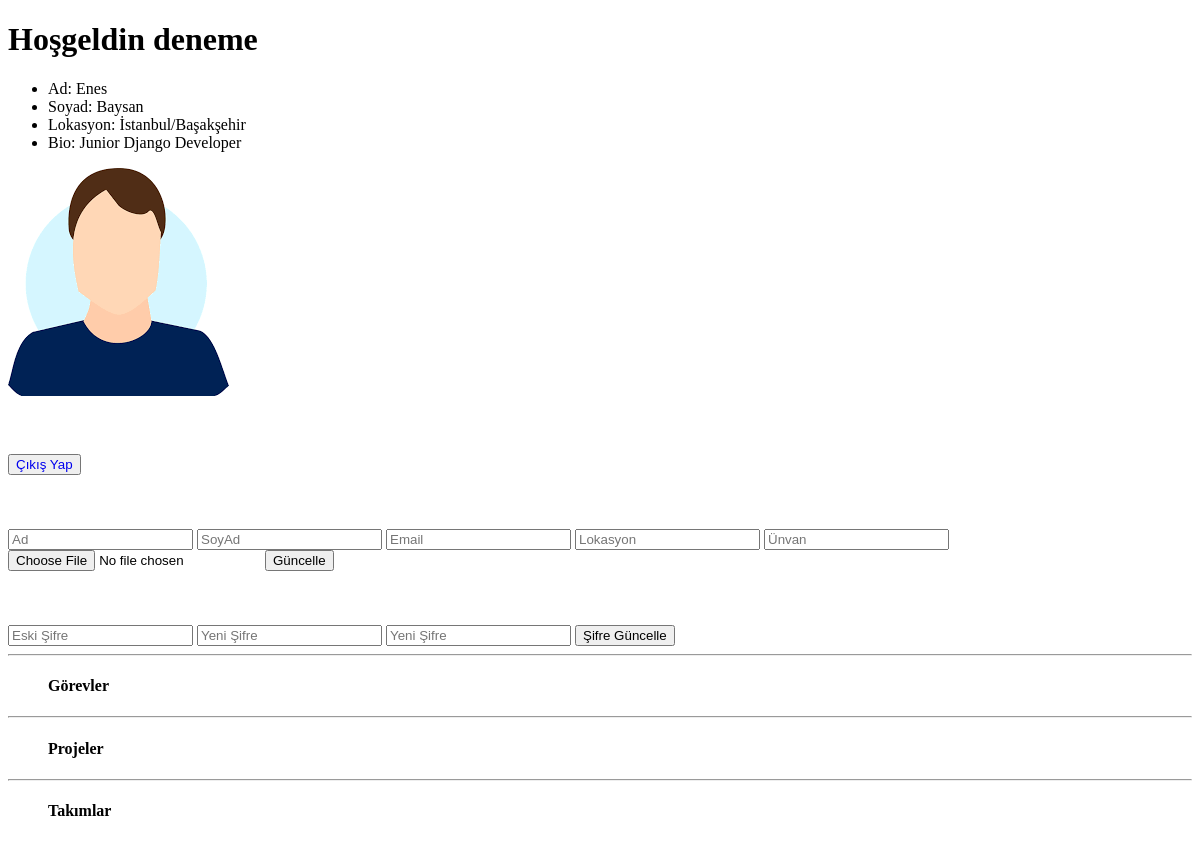
/kullanıcılar/profil/ (signed in), run on an earlier commit of the app's database.
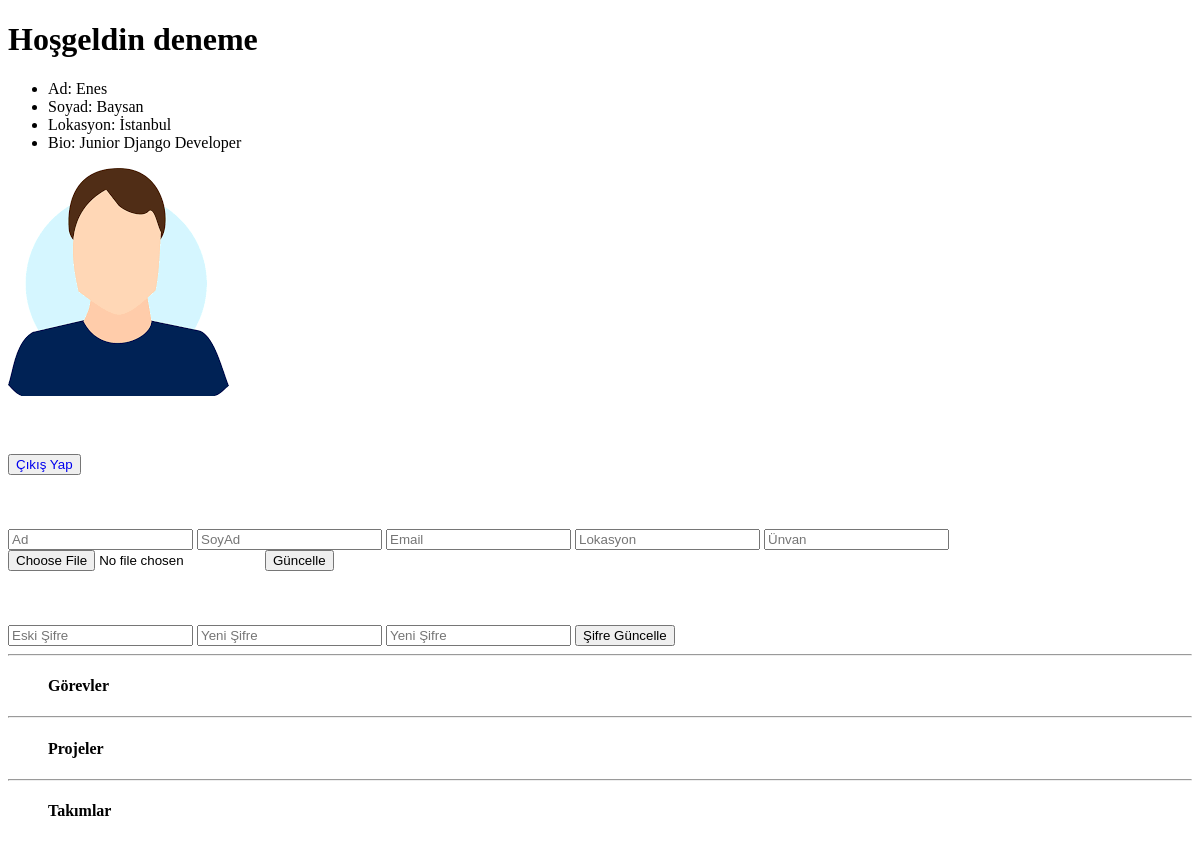
And on a later commit of the database.
### kullanici/models.py (models this page shows)
class Kullanici(AbstractUser):
    profil_foto = models.ImageField(upload_to='profil/foto/', default='defaults/default.png')
    lokasyon = models.CharField(max_length=255, null=True, blank=True)
    title = models.TextField(null=True, blank=True)
    user_permissions = models.ManyToManyField(Permission, related_name='izinler', null=True,
                                              blank=True)  # zorunlu tanımlamamız gerek
    groups = models.ManyToManyField(Group, related_name='gruplar', null=True, blank=True)  # zorunlu tanımlamamız gerek
    password_reset_hash = models.TextField(null=True, blank=True)
    class Meta:
        verbose_name = 'Kullanıcı'
        verbose_name_plural = 'Kullanıcılar'

### kullanici/views.py (called while the page is built)
@login_required
def kullanici(request):
    kullanici = request.user
    takimlar = kullanici.takimlar.all()
    projeler = kullanici.projeler.all()
    gorevler = kullanici.gorevler.all()
    context = {
        'kullanici': kullanici,
        'takimlar': takimlar,
        'projeler': projeler,
        'gorevler': gorevler
    }
    return render(request, 'kullanici/profile.html', context=context)

### templates/kullanici/profile.html (shortened to what this page needs)
{% extends 'utilities/layout.html' %}
{% load static %}
{% block icerik %}
    <h1>Hoşgeldin {{ kullanici.username }}</h1>
    <ul>
        <li>Ad: {{ kullanici.first_name }}</li>
        <li>Soyad: {{ kullanici.last_name }}</li>
        <li>Lokasyon: {{ kullanici.lokasyon }}</li>
        <li>Bio: {{ kullanici.title }}</li>
    </ul>
    <img src="{{ kullanici.profil_foto.url }}" alt="">
    <br><br><br><br>
    <button><a style="text-decoration: none;" href="{% url 'kullanici:cikis_yap' %}">Çıkış Yap</a></button>
    <br><br><br><br>
    <form action="{% url 'kullanici:kullanici_guncelle' %}" enctype="multipart/form-data" method="post">
        <input type="text" placeholder="Ad" name="ad">
        <input type="text" placeholder="SoyAd" name="soyad">
        <input type="email" placeholder="Email" name="email">
        <input type="text" placeholder="Lokasyon" name="lokasyon">
        <input type="text" placeholder="Ünvan" name="title">
        <input type="file" name="profil_foto">
        <input type="submit" value="Güncelle">
    </form>
    <br><br><br>
    <form action="{% url 'kullanici:kullanici_sifre_guncelle' %}" method="post" id="sifre_guncelle_form">
        <input type="password" name="eski_sifre" placeholder="Eski Şifre" id="eski_sifre">
        <input type="password" name="yeni_sifre" placeholder="Yeni Şifre" id="yeni_sifre">
        <input type="password" name="yeni_sifre_kontrol" placeholder="Yeni Şifre" id="yeni_sifre_kontrol">
        <input type="submit" value="Şifre Güncelle" id="sifre_guncelle_btn">
    </form>
    <hr>
    <ul>
    <h4>Görevler</h4>
    </ul>
    <hr>
    <ul>
    <h4>Projeler</h4>
    </ul>
    <hr>
    <ul>
    <h4>Takımlar</h4>
    </ul>
{% endblock %}

### templates/utilities/layout.html (shortened to what this page needs)
{% load static %}
<!DOCTYPE html>
<html lang="en">
<head>
    <link rel="stylesheet" href="{% static 'css/utilities/Toast.min.css' %}">
</head>
<body>
{% block icerik %}
{% endblock icerik %}
</body>
</html>

What changed in the data, as far as the page shows it:
changed Kullanici "deneme": lokasyon "İstanbul/Başakşehir" → "İstanbul"
